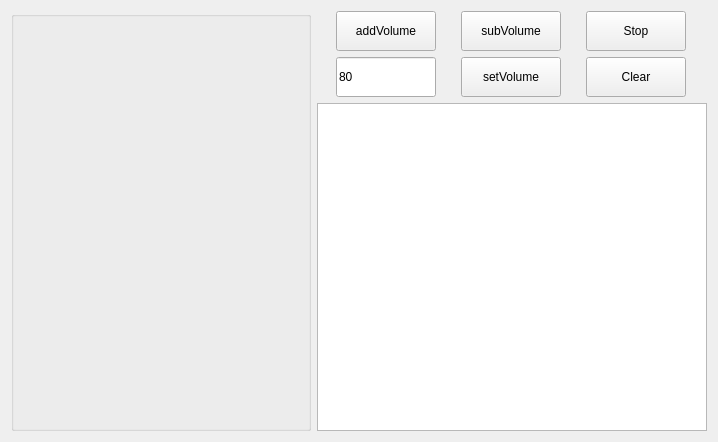
<?xml version="1.0" encoding="UTF-8"?>
<ui version="4.0">
 <class>SetupMusic</class>
 <widget class="QWidget" name="SetupMusic">
  <property name="geometry">
   <rect>
    <x>0</x>
    <y>0</y>
    <width>718</width>
    <height>442</height>
   </rect>
  </property>
  <property name="windowTitle">
   <string>Form</string>
  </property>
  <layout class="QGridLayout" name="gridLayout_2">
   <item row="1" column="1">
    <widget class="QTextBrowser" name="textEdit"/>
   </item>
   <item row="0" column="1">
    <widget class="QWidget" name="widget" native="true">
     <property name="sizePolicy">
      <sizepolicy hsizetype="Preferred" vsizetype="Fixed">
       <horstretch>0</horstretch>
       <verstretch>0</verstretch>
      </sizepolicy>
     </property>
     <layout class="QGridLayout" name="gridLayout">
      <property name="leftMargin">
       <number>0</number>
      </property>
      <property name="topMargin">
       <number>0</number>
      </property>
      <property name="rightMargin">
       <number>0</number>
      </property>
      <property name="bottomMargin">
       <number>0</number>
      </property>
      <item row="0" column="0">
       <widget class="QPushButton" name="addVolume">
        <property name="minimumSize">
         <size>
          <width>100</width>
          <height>40</height>
         </size>
        </property>
        <property name="maximumSize">
         <size>
          <width>100</width>
          <height>40</height>
         </size>
        </property>
        <property name="focusPolicy">
         <enum>Qt::NoFocus</enum>
        </property>
        <property name="text">
         <string>addVolume</string>
        </property>
       </widget>
      </item>
      <item row="0" column="1">
       <widget class="QPushButton" name="subVolume">
        <property name="minimumSize">
         <size>
          <width>100</width>
          <height>40</height>
         </size>
        </property>
        <property name="maximumSize">
         <size>
          <width>100</width>
          <height>40</height>
         </size>
        </property>
        <property name="focusPolicy">
         <enum>Qt::NoFocus</enum>
        </property>
        <property name="text">
         <string>subVolume</string>
        </property>
       </widget>
      </item>
      <item row="0" column="2">
       <widget class="QPushButton" name="stop">
        <property name="minimumSize">
         <size>
          <width>100</width>
          <height>40</height>
         </size>
        </property>
        <property name="maximumSize">
         <size>
          <width>100</width>
          <height>40</height>
         </size>
        </property>
        <property name="focusPolicy">
         <enum>Qt::NoFocus</enum>
        </property>
        <property name="text">
         <string>Stop</string>
        </property>
       </widget>
      </item>
      <item row="1" column="0">
       <widget class="QLineEdit" name="lineEdit">
        <property name="sizePolicy">
         <sizepolicy hsizetype="Preferred" vsizetype="Preferred">
          <horstretch>0</horstretch>
          <verstretch>0</verstretch>
         </sizepolicy>
        </property>
        <property name="minimumSize">
         <size>
          <width>100</width>
          <height>40</height>
         </size>
        </property>
        <property name="maximumSize">
         <size>
          <width>100</width>
          <height>40</height>
         </size>
        </property>
        <property name="text">
         <string>80</string>
        </property>
       </widget>
      </item>
      <item row="1" column="1">
       <widget class="QPushButton" name="setVolume">
        <property name="minimumSize">
         <size>
          <width>100</width>
          <height>40</height>
         </size>
        </property>
        <property name="maximumSize">
         <size>
          <width>100</width>
          <height>40</height>
         </size>
        </property>
        <property name="focusPolicy">
         <enum>Qt::NoFocus</enum>
        </property>
        <property name="text">
         <string>setVolume</string>
        </property>
       </widget>
      </item>
      <item row="1" column="2">
       <widget class="QPushButton" name="clear">
        <property name="minimumSize">
         <size>
          <width>100</width>
          <height>40</height>
         </size>
        </property>
        <property name="maximumSize">
         <size>
          <width>100</width>
          <height>40</height>
         </size>
        </property>
        <property name="focusPolicy">
         <enum>Qt::NoFocus</enum>
        </property>
        <property name="text">
         <string>Clear</string>
        </property>
       </widget>
      </item>
     </layout>
    </widget>
   </item>
   <item row="0" column="0" rowspan="2">
    <widget class="ZDiyList" name="groupBox">
     <property name="minimumSize">
      <size>
       <width>300</width>
       <height>0</height>
      </size>
     </property>
     <property name="maximumSize">
      <size>
       <width>300</width>
       <height>16777215</height>
      </size>
     </property>
    </widget>
   </item>
  </layout>
 </widget>
 <customwidgets>
  <customwidget>
   <class>ZDiyList</class>
   <extends>QGroupBox</extends>
   <header location="global">zdiylist.h</header>
   <container>1</container>
  </customwidget>
 </customwidgets>
 <resources/>
 <connections>
  <connection>
   <sender>clear</sender>
   <signal>clicked()</signal>
   <receiver>textEdit</receiver>
   <slot>clear()</slot>
   <hints>
    <hint type="sourcelabel">
     <x>636</x>
     <y>74</y>
    </hint>
    <hint type="destinationlabel">
     <x>511</x>
     <y>266</y>
    </hint>
   </hints>
  </connection>
 </connections>
</ui>
